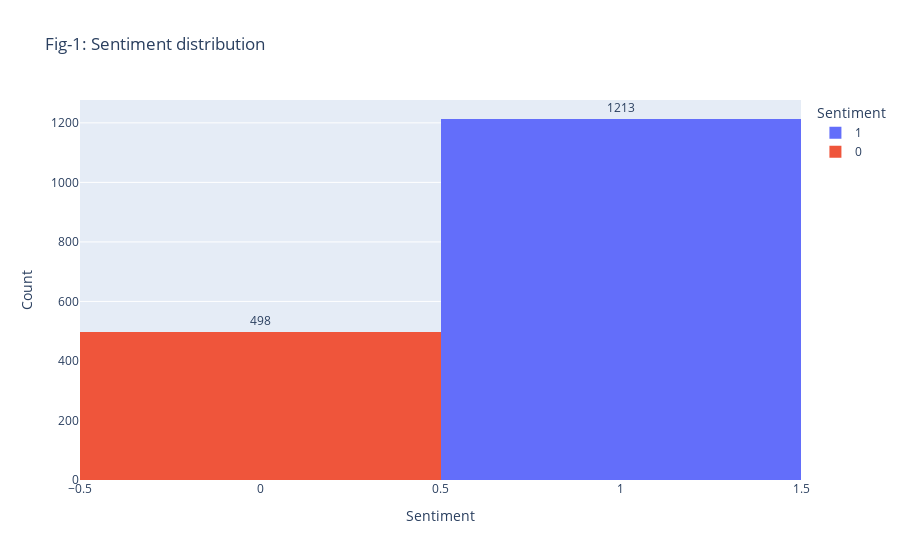

The code cell stored with this chart in its notebook:
### Code cell
# Sentiment distribution with plotly
fig = px.histogram(df, x='Sentiment', title='Fig-1: Sentiment distribution', color='Sentiment')
fig.update_layout(xaxis_title='Sentiment', yaxis_title='Count')
fig.update_traces(texttemplate='%{value}', textposition='outside')
fig.show()

### Figure 1 — Plotly figure (JSON) as saved in the notebook; plotly's stock layout.template omitted (floating-point values rounded to 4 significant figures; data arrays with more than 128 entries replaced by an {"elided": "..."} marker saying what was removed)
{"data": [{"alignmentgroup": "True", "bingroup": "x", "hovertemplate": "Sentiment=%{x}<br>count=%{y}<extra></extra>", "legendgroup": "1", "marker": {"color": "#636efa", "pattern": {"shape": ""}}, "name": "1", "offsetgroup": "1", "orientation": "v", "showlegend": true, "textposition": "outside", "texttemplate": "%{value}", "type": "histogram", "x": {"elided": "1213 int values"}, "xaxis": "x", "yaxis": "y"}, {"alignmentgroup": "True", "bingroup": "x", "hovertemplate": "Sentiment=%{x}<br>count=%{y}<extra></extra>", "legendgroup": "0", "marker": {"color": "#EF553B", "pattern": {"shape": ""}}, "name": "0", "offsetgroup": "0", "orientation": "v", "showlegend": true, "textposition": "outside", "texttemplate": "%{value}", "type": "histogram", "x": {"elided": "498 int values"}, "xaxis": "x", "yaxis": "y"}], "layout": {"barmode": "relative", "legend": {"title": {"text": "Sentiment"}, "tracegroupgap": 0}, "title": {"text": "Fig-1: Sentiment distribution"}, "xaxis": {"anchor": "y", "categoryarray": [1, 0], "categoryorder": "array", "domain": [0, 1], "title": {"text": "Sentiment"}}, "yaxis": {"anchor": "x", "domain": [0, 1], "title": {"text": "Count"}}}}
